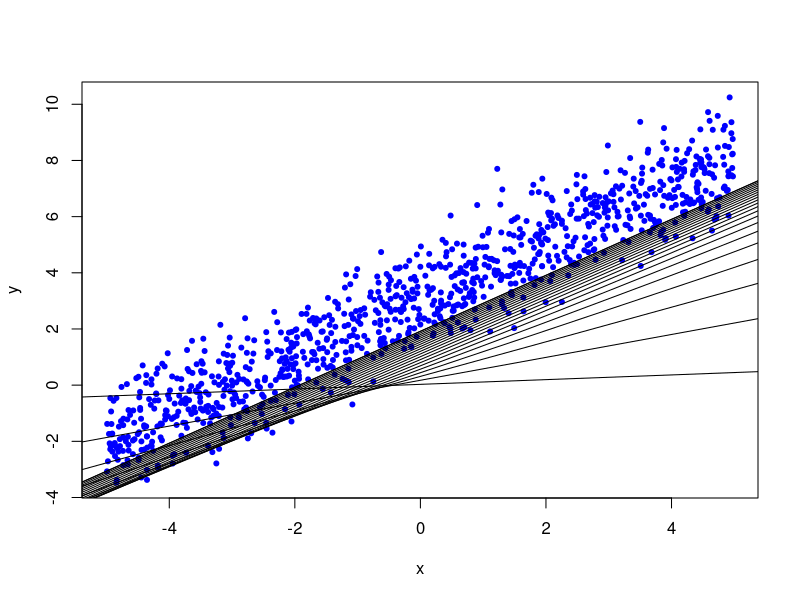
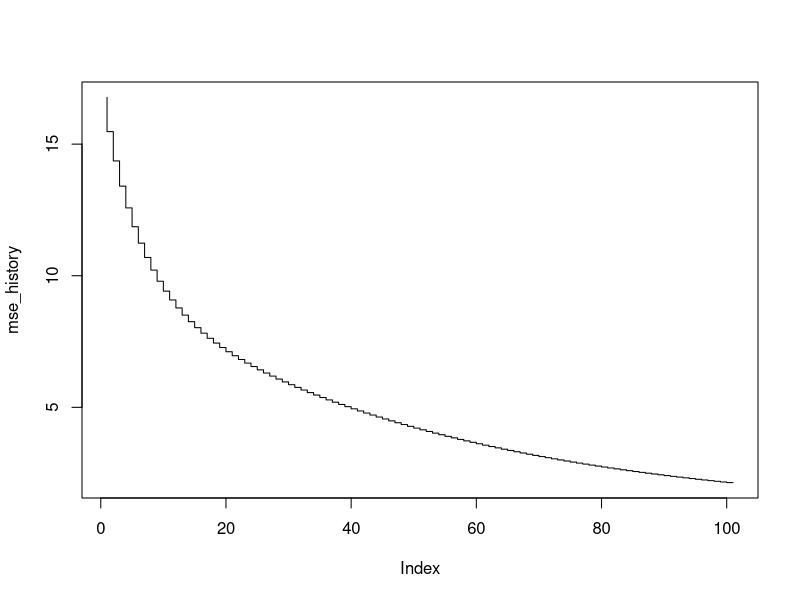

The R script that drew these images, in order:
## ---- chunk 1
knitr::opts_chunk$set(echo = TRUE)
## ---- chunk 2
set.seed(55)

x <- runif(1000, -5, 5)
y <- x + rnorm(1000) + 3
## ---- chunk 3
cost <- function(actual, prediction){
  
  return(mean((actual-prediction)^2))
  
}

## ---- chunk 4

gradient_desc <- function(x, y, learn_rate, conv_threshold, n, max_iter) {
  plot(x, y, col = "blue", pch = 20)
  m <- 0
  c <- 0
  yhat <- m * x + c
  MSE <- sum((y - yhat) ^ 2) / n
  
  converged = F
  iterations = 0
  while(converged == F) {
    ## Implement the gradient descent algorithm
    m_new <- m - learn_rate * ((1 / n) * (sum((yhat - y) * x)))
    c_new <- c - learn_rate * ((1 / n) * (sum(yhat - y)))
    m <- m_new
    c <- c_new
    yhat <- m * x + c
    MSE_new <- sum((y - yhat) ^ 2) / n
    
    if(iterations %% 5 == 0){
      abline(c,m)
    }
    if(MSE - MSE_new <= conv_threshold) {
      abline(c, m) 
      converged = T
      return(paste("Optimal intercept:", c, "Optimal slope:", m))
    }
    iterations = iterations + 1
    if(iterations > max_iter) { 
      abline(c, m) 
      converged = T
      return(paste("Optimal intercept:", c, "Optimal slope:", m))
    }
  }
}

## ---- chunk 5

gradient_desc(x, y, learn_rate = 0.01, 0.01, 1000, 100)

## ---- chunk 6
plot_cost_function <- function(x, y, learn_rate, conv_threshold, n, max_iter) {
  
  m <- 0
  c <- 0
  yhat <- m * x + c
  MSE <- sum((y - yhat) ^ 2) / n
  
  mse_history <- vector(length = max_iter)
  mse_history[1] <- MSE
  
  converged = F
  iterations = 0
  while(converged == F) {
    ## Implement the gradient descent algorithm
    m_new <- m - learn_rate * ((1 / n) * (sum((yhat - y) * x)))
    c_new <- c - learn_rate * ((1 / n) * (sum(yhat - y)))
    m <- m_new
    c <- c_new
    yhat <- m * x + c
    MSE_new <- sum((y - yhat) ^ 2) / n
    
    if(MSE - MSE_new <= conv_threshold) {
      converged = T
      mse_history[iterations] <- MSE_new
      plot(mse_history, type = "S")
      return(paste("Optimal intercept:", c, "Optimal slope:", m))
    }
    iterations = iterations + 1
    mse_history[iterations] <- MSE_new
    
    if(iterations > max_iter) { 
      converged = T
      mse_history[iterations] <- MSE_new
      plot(mse_history, type = "S")
      return(paste("Optimal intercept:", c, "Optimal slope:", m))
    }
  }
  
}

## ---- chunk 7
plot_cost_function(x, y, 0.01, 0.001, 1000, 100)
## ---- chunk 8
library(MASS); library(tidyverse)
boston <- MASS::Boston

boston <- boston %>%
  mutate(dummy = if_else(medv > 20, 1, 0))
